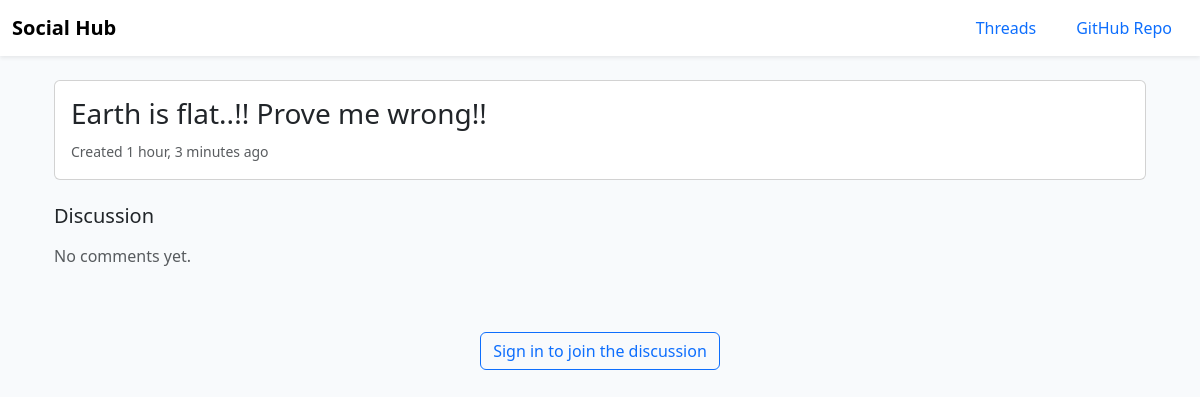
The page /topic_detail/1 on the database its author committed.
### Home/models.py (models this page shows, shortened)
class Topic(models.Model):
    title = models.CharField(max_length=200)
    body = models.TextField(blank=True)
    created_at = models.DateTimeField(auto_now_add=True)

### Home/views.py (the view)
# urls.py: path('topic_detail/<int:id>', views.topic, name='topic_detail'),
def topic(request, id):
    topic = get_object_or_404(Topic, id=id)
    comments = Comment.objects.filter(topic=topic).order_by("-created_at")
    return render(request, "Home/details.html", {
        "topic": topic,
        "comments": comments
    })

### Home/templates/Home/details.html (shortened to what this page needs)
{% extends "Home/base.html" %}
{% block content %}
<div class="container pb-5">
  <div class="card mb-4">
    <div class="card-body">
      <h3 class="card-title">{{ topic.title }}</h3>
      <small class="text-muted">
        Created {{ topic.created_at|timesince }} ago
      </small>
    </div>
  </div>
  <h5 class="mb-3">Discussion</h5>
  {% if comments %}
    {% for comment in comments %}
      <div class="card mb-3">
        <div class="card-body">
          <div class="mb-2">
            {% if comment.top_label == "clean" %}
              <span class="badge text-bg-success">clean</span>
            {% else %}
              <span class="badge text-bg-warning">{{ comment.top_label }}</span>
              {% if comment.is_flagged %}
                <span class="badge text-bg-danger">flagged</span>
              {% endif %}
            {% endif %}
          </div>
          <p class="mb-1">{{ comment.text }}</p>
          <small class="text-muted">
            {{ comment.user.username }} · {{ comment.created_at|timesince }} ago
          </small>
        </div>
      </div>
    {% endfor %}
  {% else %}
    <p class="text-muted">No comments yet.</p>
  {% endif %}
</div>
{% if user.is_authenticated %}
<form method="post" action="{% url 'post_comment' topic.id %}" class="comment-bar">
  {% csrf_token %}
  <div class="container">
    <div class="input-group comment-box shadow-sm">
      <textarea
        name="text"
        class="form-control border-0"
        rows="1"
        placeholder="Write a comment…"
        required></textarea>
      <button class="btn btn-primary px-4">
        Send
      </button>
    </div>
  </div>
</form>
{% else %}
<div class="comment-bar text-center">
  <a href="{% url 'signin' %}" class="btn btn-outline-primary">
    Sign in to join the discussion
  </a>
</div>
{% endif %}
{% endblock %}

### Home/templates/Home/base.html (style rules this page uses)
body { min-height: 100vh; background-color: #f8fafc; }

### rows shown on the page
Topic: title "Earth is flat..!! Prove me wrong!!", created_at "1 hour, 3 minutes"
